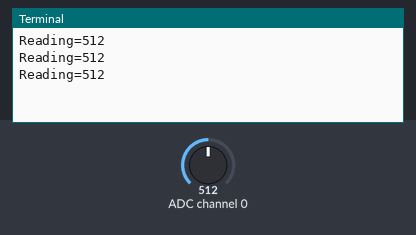
Simulated run of this program. Board: Raspberry Pi (BCM pin numbers). Parts: the last lines printed to the terminal. The test bench sets the inputs (shaded band); at power-on: ADC channel 0 = 512 (analog values on the 0–1023 scale).

Above: at 1.2 s.
1.3 s: ADC channel 0 set to 716
At 1.9 s:
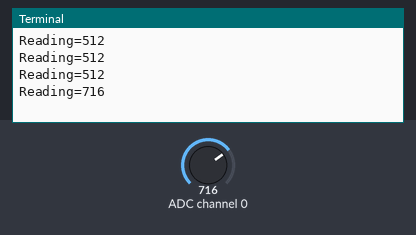
2.8 s: ADC channel 0 set to 900
At 3.4 s:
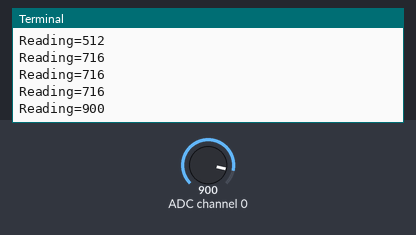
Timing chart, 0 to 5.8 s (numbered marks = the images above; inputs shaded):
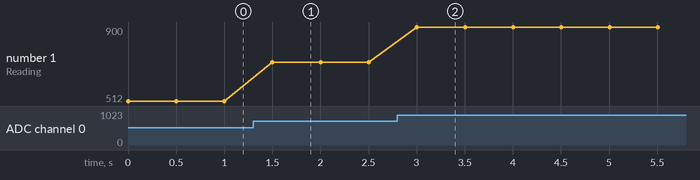

The program:

potetntiometer.py
```python
import spidev
import time

spi = spidev.SpiDev()

spi.open(0,0) # bus: 0, dev: 0

spi.max_speed_hz = 100000

# analog -> digital 변환
def analog_read(channel):
  # [byte_1, byte_2, byte_3]
  # byte_1 : 1
  # byte_2 : channel(0) + 8 : 0000 1000 -> 1000 0000
  # byte_3 : 0
  ret = spi.xfer2([1, (8 + channel) << 4, 0])
  adc_out = ((ret[1] & 3) << 8) + ret[2]
  return adc_out


try:
    while True:
            reading = analog_read(0)
            print("Reading=%d" % reading)
            time.sleep(0.5)

finally:
    spi.close()
```

Measured:
- after the input at 1.3 s, the terminal: prints a new line after 0.20 s (image 1)
- after the input at 2.8 s, the terminal: prints a new line after 0.20 s (image 2)
- plotted number 1: 512 → 716 after the input at 1.3 s, 716 → 900 after the input at 2.8 s
